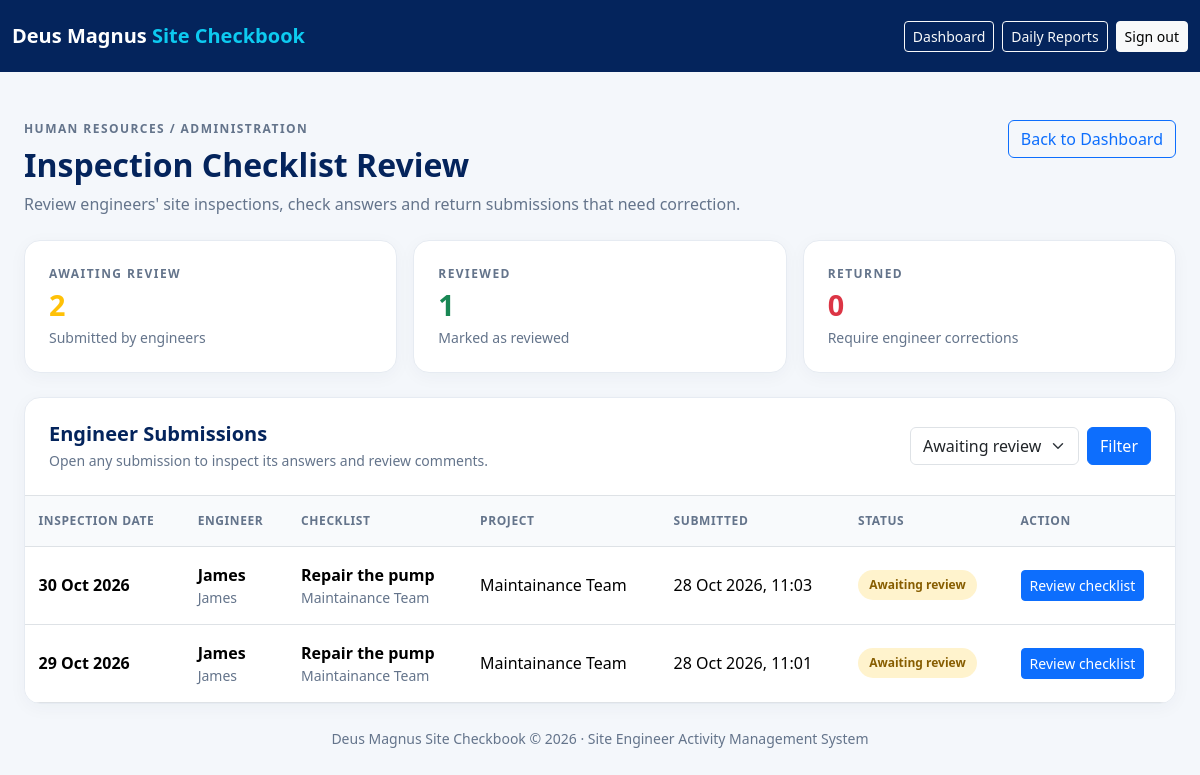
/site-checkbook/checklists/review/ (signed in), run on the app's committed database.
### site_checkbook/models.py (models this page shows, shortened)
class ChecklistSubmission(models.Model):
    STATUS_CHOICES = [
        ("submitted", "Submitted"),
        ("reviewed", "Reviewed"),
        ("returned", "Returned for Correction"),
    ]
    checklist = models.ForeignKey(
        Checklist,
        on_delete=models.PROTECT,
        related_name="submissions",
    )
    engineer = models.ForeignKey(
        settings.AUTH_USER_MODEL,
        on_delete=models.PROTECT,
        related_name="checklist_submissions",
    )
    project = models.ForeignKey(
        Project,
        on_delete=models.PROTECT,
        related_name="checklist_submissions",
    )
    inspection_date = models.DateField()
    status = models.CharField(
        max_length=20,
        choices=STATUS_CHOICES,
        default="submitted",
    )
    submitted_at = models.DateTimeField(auto_now_add=True)
    reviewed_at = models.DateTimeField(null=True, blank=True)
    review_comments = models.TextField(blank=True)
    class Meta:
        ordering = ["-submitted_at"]

class Checklist(models.Model):
    department = models.ForeignKey(
        Department,
        on_delete=models.PROTECT,
        related_name="checklists",
    )
    title = models.CharField(max_length=200)
    description = models.TextField(blank=True)
    is_active = models.BooleanField(default=True)
    created_at = models.DateTimeField(auto_now_add=True)
    class Meta:
        ordering = ["department__name", "title"]

class Department(models.Model):
    name = models.CharField(max_length=150, unique=True)
    description = models.TextField(blank=True)
    is_active = models.BooleanField(default=True)
    created_at = models.DateTimeField(auto_now_add=True)
    class Meta:
        ordering = ["name"]

class Project(models.Model):
    name = models.CharField(max_length=200)
    project_code = models.CharField(max_length=50, unique=True)
    client = models.CharField(max_length=200, blank=True)
    site_location = models.CharField(max_length=255)
    description = models.TextField(blank=True)
    engineers = models.ManyToManyField(
        settings.AUTH_USER_MODEL,
        related_name="checkbook_projects",
        blank=True,
    )
    is_active = models.BooleanField(default=True)
    created_at = models.DateTimeField(auto_now_add=True)
    class Meta:
        ordering = ["name"]

### site_checkbook/views.py (the view)
@login_required
def checklist_review_queue(request):
    if not is_hr_reviewer(request.user):
        messages.error(
            request,
            "You do not have permission to review inspection checklists."
        )
        return redirect("site_checkbook:dashboard")
    submissions = (
        ChecklistSubmission.objects
        .select_related(
            "checklist",
            "engineer",
            "project",
        )
        .order_by("-submitted_at", "-inspection_date", "-pk")
    )
    status_filter = request.GET.get("status", "submitted")
    valid_statuses = {"submitted", "reviewed", "returned", "all"}
    if status_filter not in valid_statuses:
        status_filter = "submitted"
    if status_filter != "all":
        submissions = submissions.filter(status=status_filter)
    context = {
        "submissions": submissions,
        "status_filter": status_filter,
        "pending_count": ChecklistSubmission.objects.filter(
            status="submitted"
        ).count(),
        "reviewed_count": ChecklistSubmission.objects.filter(
            status="reviewed"
        ).count(),
        "returned_count": ChecklistSubmission.objects.filter(
            status="returned"
        ).count(),
    }
    return render(
        request,
        "site_checkbook/checklist_review_queue.html",
        context,
    )

### site_checkbook/views.py (called while the page is built)
def is_hr_reviewer(user):
    return (
        user.is_authenticated
        and (
            user.is_superuser
            or user.groups.filter(name__in=["HR", "Supervisors"]).exists()
        )
    )

### templates/site_checkbook/checklist_review_queue.html (shortened to what this page needs)
<!DOCTYPE html>
<html lang="en">
<head>
    <link href="https://cdn.jsdelivr.net/npm/bootstrap@5.3.3/dist/css/bootstrap.min.css" rel="stylesheet">
</head>
<body>
<nav class="navbar navbar-expand-lg navbar-dark topbar">
    <div class="container-fluid page-wrap py-2">
        <a class="navbar-brand fw-bold" href="{% url 'site_checkbook:dashboard' %}">
            Deus Magnus <span class="text-info">Site Checkbook</span>
        </a>
        <div class="d-flex flex-wrap gap-2">
            <a class="btn btn-sm btn-outline-light" href="{% url 'site_checkbook:dashboard' %}">Dashboard</a>
            <a class="btn btn-sm btn-outline-light" href="{% url 'site_checkbook:review_queue' %}">Daily Reports</a>
            <form method="post" action="{% url 'site_checkbook:logout' %}">
                <button type="submit" class="btn btn-sm btn-light">Sign out</button>
            </form>
        </div>
    </div>
</nav>
<main class="container-fluid page-wrap px-3 px-lg-4 py-4 py-lg-5">
    <div class="d-flex flex-wrap justify-content-between align-items-start gap-3 mb-4">
        <div>
            <div class="eyebrow mb-2">Human Resources / Administration</div>
            <h1 class="h2 fw-bold mb-2">Inspection Checklist Review</h1>
            <p class="muted mb-0">Review engineers' site inspections, check answers and return submissions that need correction.</p>
        </div>
        <a href="{% url 'site_checkbook:dashboard' %}" class="btn btn-outline-primary">Back to Dashboard</a>
    </div>
    <div class="row g-3 mb-4">
        <div class="col-sm-6 col-xl-4">
            <div class="panel p-4 h-100">
                <div class="eyebrow">Awaiting review</div>
                <div class="stat-number text-warning">{{ pending_count }}</div>
                <div class="small muted">Submitted by engineers</div>
            </div>
        </div>
        <div class="col-sm-6 col-xl-4">
            <div class="panel p-4 h-100">
                <div class="eyebrow">Reviewed</div>
                <div class="stat-number text-success">{{ reviewed_count }}</div>
                <div class="small muted">Marked as reviewed</div>
            </div>
        </div>
        <div class="col-sm-6 col-xl-4">
            <div class="panel p-4 h-100">
                <div class="eyebrow">Returned</div>
                <div class="stat-number text-danger">{{ returned_count }}</div>
                <div class="small muted">Require engineer corrections</div>
            </div>
        </div>
    </div>
    <section class="panel overflow-hidden">
        <div class="p-3 p-lg-4 border-bottom d-flex flex-wrap justify-content-between align-items-center gap-3">
            <div>
                <h2 class="h5 fw-bold mb-1">Engineer Submissions</h2>
                <p class="small muted mb-0">Open any submission to inspect its answers and review comments.</p>
            </div>
            <form method="get" class="d-flex gap-2">
                <select class="form-select" name="status" aria-label="Filter by status">
                    <option value="submitted" {% if status_filter == "submitted" %}selected{% endif %}>Awaiting review</option>
                </select>
                <button class="btn btn-primary" type="submit">Filter</button>
            </form>
        </div>
        <div class="table-responsive">
            <table class="table table-hover mb-0">
                <thead>
                    <tr>
                        <th>Inspection date</th>
                        <th>Engineer</th>
                        <th>Checklist</th>
                        <th>Project</th>
                        <th>Submitted</th>
                        <th>Status</th>
                        <th>Action</th>
                    </tr>
                </thead>
                <tbody>
                    {% for submission in submissions %}
                        <tr>
                            <td class="text-nowrap fw-semibold">{{ submission.inspection_date|date:"d M Y" }}</td>
                            <td>
                                <div class="fw-semibold">{{ submission.engineer.get_full_name|default:submission.engineer.username }}</div>
                                <div class="small muted">{{ submission.engineer.username }}</div>
                            </td>
                            <td>
                                <div class="fw-semibold">{{ submission.checklist.title }}</div>
                                <div class="small muted">{{ submission.checklist.department.name }}</div>
                            </td>
                            <td>{{ submission.project.name }}</td>
                            <td class="text-nowrap">
                                {% if submission.submitted_at %}
                                    {{ submission.submitted_at|date:"d M Y, H:i" }}
                                {% else %}
                                    —
                                {% endif %}
                            </td>
                            <td>
                                {% if submission.status == "submitted" %}
                                    <span class="status-pill status-submitted">Awaiting review</span>
                                {% elif submission.status == "reviewed" %}
                                    <span class="status-pill status-reviewed">Reviewed</span>
                                {% elif submission.status == "returned" %}
                                    <span class="status-pill status-returned">Returned</span>
                                {% else %}
                                    <span class="badge text-bg-secondary">{{ submission.status|title }}</span>
                                {% endif %}
                            </td>
                            <td>
                                <a class="btn btn-sm btn-primary text-nowrap"
                                   href="{% url 'site_checkbook:checklist_review_detail' submission.pk %}">
                                    Review checklist
                                </a>
                            </td>
                        </tr>
                    {% endfor %}
                </tbody>
            </table>
        </div>
    </section>
    <footer class="text-center small muted py-4">
        Deus Magnus Site Checkbook &copy; {% now "Y" %} · Site Engineer Activity Management System
    </footer>
</main>
</body>
</html>

### templates/site_checkbook/checklist_review_queue.html (style rules this page uses)
body { background: #f4f7fb; color: #04245c; }
.topbar { background: #04245c; }
.page-wrap { max-width: 1500px; margin: auto; }
.panel { background: #fff; border: 1px solid #e6ebf2; border-radius: 16px; box-shadow: 0 4px 18px rgba(20,43,74,.04); }
.eyebrow { color: #64748b; font-size: .75rem; font-weight: 800; letter-spacing: .12em; text-transform: uppercase; }
.stat-number { font-size: 1.8rem; font-weight: 800; }
.table > :not(caption) > * > * { padding: 1rem .85rem; vertical-align: middle; }
.status-pill { display: inline-block; border-radius: 50rem; padding: .35rem .7rem; font-size: .75rem; font-weight: 700; white-space: nowrap; }
.status-submitted { background: #fff3cd; color: #875d00; }
.muted { color: #64748b; }
.table thead th { background: #f8fafc; color: #64748b; font-size: .75rem; text-transform: uppercase; letter-spacing: .05em; }

### data on the page
ChecklistSubmission: inspection_date "30 Oct 2026", engineer.get_full_name "James", engineer.username "James", checklist "Repair the pump", checklist.department.name "Maintainance Team", project.name "Maintainance Team", submitted_at "28 Oct 2026, 11:03", status "Awaiting review"
ChecklistSubmission: inspection_date "29 Oct 2026", engineer.get_full_name "James", engineer.username "James", checklist "Repair the pump", checklist.department.name "Maintainance Team", project.name "Maintainance Team", submitted_at "28 Oct 2026, 11:01", status "Awaiting review"

### other printed values
{{ pending_count }} "2"
{{ reviewed_count }} "1"
{{ returned_count }} "0"
